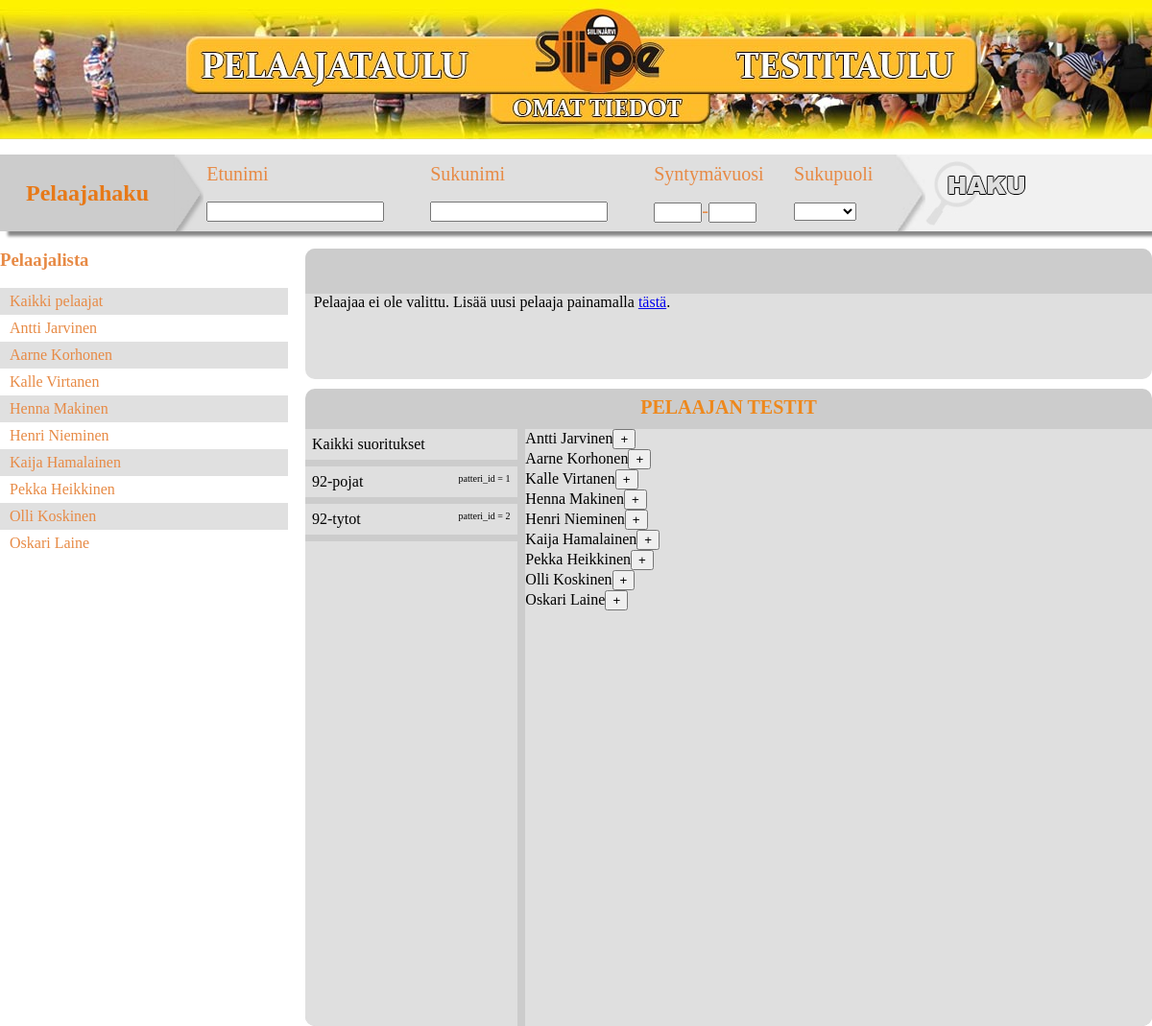
Page /pelaajataulu.php on the committed database.
### tables this page shows
CREATE TABLE `Pelaaja` (
  `pelaaja_id` INTEGER NOT NULL AUTO_INCREMENT, 
  `etunimi` VARCHAR(255) NOT NULL,
  `sukunimi` VARCHAR(255) NOT NULL,
  `syntymapaiva` DATE NOT NULL,
  `sukupuoli` VARCHAR(255) NOT NULL,
  `puhnro` VARCHAR(255) NOT NULL, 
  `email` VARCHAR(255) NOT NULL, 
  PRIMARY KEY (`pelaaja_id`)
);

CREATE TABLE `Testipatteri` (
  `patteri_id` INTEGER NOT NULL AUTO_INCREMENT, 
  `nimi` VARCHAR(255) NOT NULL,
  `pvm` DATETIME NOT NULL, 
  `kayttaja_id` INTEGER NOT NULL,
  PRIMARY KEY (`patteri_id`), 
  INDEX (`kayttaja_id`),
  UNIQUE (`patteri_id`)
);

### sisalto.php (the view, shortened to what this page needs)
<?php
if(!empty($_GET['pelaaja_id'])){
	$kysely2="SELECT PELAAJA_ID, ETUNIMI, SUKUNIMI, SYNTYMAPAIVA, SUKUPUOLI, PUHNRO, EMAIL FROM pelaaja WHERE PELAAJA_ID = ". $_GET['pelaaja_id'] ." ";
	$tulos2 = mysql_query($kysely2);
	$rivi2 = mysql_fetch_array($tulos2);
	list($vv, $kk, $pp) = explode('-', $rivi2['SYNTYMAPAIVA']);
	$syntymapaiva = $pp . '.' . $kk . '.' . $vv;
	echo '
	<div id="pelaajan_tiedot-testit">
		<div id="pelaajan_tiedot">
			<h4>PELAAJAN TIEDOT</h4>
			<table>
				<tr>
					<td>Etunimi</td>
					<td>Sukunimi</td>
					<td>Syntymäpäivä</td>
					<td>Sukupuoli</td>
					<td>Puhelinnumero</td>
					<td>Sähköposti</td>
				</tr>
				<tr>
					<td>' .$rivi2['ETUNIMI']. '</td>
					<td>' .$rivi2['SUKUNIMI']. '</td>
					<td>' .$syntymapaiva. '</td>
					<td>' .$rivi2['SUKUPUOLI'] .'</td>
					<td>' .$rivi2['PUHNRO']. '</td>
					<td>' .$rivi2['EMAIL']. '</td>
					<form method="post" action="">
					<td><input class="muokkaaTietoja" type="submit" name="pelaajan_tiedot_muokkaa"></td>
					</form>
				</tr>
			</table>
		</div>
	';
	echo '
		<div id="pelaajan_testit">
			<h4>PELAAJAN TESTIT</h4>
			<div id="pelaajan_testit_ikaryhmat">
				<ul>
					<li onclick="window.location.replace(\'pelaajataulu.php?pelaaja_id=' . $_GET['pelaaja_id'] . '&kp=kp\');">Kaikki suoritukset</li>';
		$kysely3="SELECT PATTERI_ID, NIMI
		FROM testipatteri
		WHERE testipatteri.patteri_id in
		      (SELECT patteri_id
		       FROM suoritus join
		            pelaaja
		            on pelaaja.pelaaja_id = suoritus.pelaaja_id
		       WHERE suoritus.pelaaja_id = ". $_GET['pelaaja_id'] ."
		      )
		";
		$tulos3 = mysql_query($kysely3);
		while($rivi3 = mysql_fetch_array($tulos3)){
			if (!empty($_GET['patteri_id'])) {
				if ($_GET['patteri_id'] == $rivi3['PATTERI_ID']) {
					echo '<li class="valittuPatteri" onclick="nayta_patteri(event);" id="pelaaja_id='. $_GET['pelaaja_id'] .'&patteri_id=' .$rivi3['PATTERI_ID']. '" >' .$rivi3['NIMI']. '
					<span style="display:inline;font-size:10px;padding-left: 5%; float:right"> patteri_id =   '. $rivi3['PATTERI_ID'] .'</span></li>';
				}
				else{
					echo '<li onclick="nayta_patteri(event);" id="pelaaja_id='. $_GET['pelaaja_id'] .'&patteri_id=' .$rivi3['PATTERI_ID']. '" >' .$rivi3['NIMI']. '
					<span style="display:inline;font-size:10px;padding-left: 5%; float:right"> patteri_id =   '. $rivi3['PATTERI_ID'] .'</span></li>';
				}
			}
			else{
				echo '<li onclick="nayta_patteri(event);" id="pelaaja_id='. $_GET['pelaaja_id'] .'&patteri_id=' .$rivi3['PATTERI_ID']. '" >' .$rivi3['NIMI']. '
				<span style="display:inline;font-size:10px;padding-left: 5%; float:right"> patteri_id =   '. $rivi3['PATTERI_ID'] .'</span></li>';
			}
		}
		echo '
					</ul>
					<div id="pelaajan_testit_ikaryhmat_footer">
					</div>
				</div>
				<div id="pelaajan_testit_tulokset">
					<table>';
	if(!empty($_GET['pelaaja_id']) && (!empty($_GET['patteri_id']) || !empty($_GET['kp']) )) {
		if (!empty($_GET['kp'])) {
			$kysely4="SELECT testi.testi_id as testi_id, testi.nimi as nimi, testi.mittayksikko as mittayksikko
			FROM testi
			WHERE testi.testi_id in
			      (SELECT testi_id
			       FROM suoritus join
			            testipatteri
			            on testipatteri.patteri_id = suoritus.patteri_id
			       WHERE suoritus.pelaaja_id= ". $_GET['pelaaja_id'] ."
			      )
			";
			$kysely4a="SELECT tulos, pvm, patteri_id
			FROM suoritus join
			testi
			on testi.testi_id = suoritus.testi_id
			WHERE suoritus.pelaaja_id = ". $_GET['pelaaja_id'] ."
			";
			$tulos4 = mysql_query($kysely4);
			$tulos4a = mysql_query($kysely4a);
			while($rivi4 = mysql_fetch_array($tulos4)){
				$rivi4a = mysql_fetch_array($tulos4a);
				list($vv, $kk, $pp) = explode('-', $rivi4a['pvm']);
				$suorituspvm = $pp . '.' . $kk . '.' . $vv;
				echo '	<p style="color:rgb(231, 138, 69); display:inline; padding-right:5%">'. $rivi4['nimi'] .'</p>
						<p style="display:inline;padding-right:1%">'. $rivi4a['tulos'] .'</p>
						<p style="display:inline;padding-right:5%">'. $rivi4['mittayksikko'] .'</p>
						<p style="display:inline;">'. $rivi4a['pvm'] .'</p>
						<span style="display:inline;font-size:10px;padding-left: 5%"> patteri_id =   '. $rivi4a['patteri_id'] .'</span><br>';
			}
		}
		else{
			$kysely4="SELECT testi_id, nimi, mittayksikko
			FROM testi
			WHERE testi.testi_id in
			      (SELECT testi_id
			       FROM suoritus join
			            testipatteri
			            on testipatteri.patteri_id = suoritus.patteri_id
			       WHERE testipatteri.patteri_id = ". $_GET['patteri_id'] ." AND suoritus.pelaaja_id= ". $_GET['pelaaja_id'] ."
			      )
			";
			$kysely4a="SELECT tulos, pvm, patteri_id
			FROM suoritus join
			testi
			on testi.testi_id = suoritus.testi_id
			WHERE suoritus.pelaaja_id = ". $_GET['pelaaja_id'] ." AND suoritus.patteri_id = ". $_GET['patteri_id'] ."
			";
			$tulos4 = mysql_query($kysely4);
			$tulos4a = mysql_query($kysely4a);
			while($rivi4 = mysql_fetch_array($tulos4)){
				$rivi4a = mysql_fetch_array($tulos4a);
				echo '<p style="color:rgb(231, 138, 69); display:inline; padding-right:5%">'. $rivi4['nimi'] .'</p>
					<p style="display:inline;padding-right:1%">'. $rivi4a['tulos'] .'</p>
					<p style="display:inline;padding-right:5%">'. $rivi4['mittayksikko'] .'</p>
					<p style="display:inline">'. $rivi4a['pvm'] .'</p>
					<span style="display:inline; font-size:10px; padding-left:5%"> patteri_id =		'. $rivi4a['patteri_id'] .'</span><br>';
			}
		}
	}
		echo '
					</table>
				</div>
			</div>
		</div>
	</div>
	';
}
else{
	echo '
	<div id="pelaajan_tiedot-testit">
		<div id="pelaajan_tiedot">
			<h4></h4>
			<p style="padding:0;margin:0% 0% 0% 1%">Pelaajaa ei ole valittu. Lisää uusi pelaaja painamalla <a href="uusipelaaja.php">tästä</a>.</p>
		</div>
	';
	echo '
		<div id="pelaajan_testit">
			<h4>PELAAJAN TESTIT</h4>
			<div id="pelaajan_testit_ikaryhmat">
				<ul>
				<li onclick="window.location.replace(\'pelaajataulu.php?kp=kp\');">Kaikki suoritukset</li>';
	$kysely3="SELECT PATTERI_ID, NIMI FROM testipatteri;";
	$tulos3 = mysql_query($kysely3);
	while($rivi3 = mysql_fetch_array($tulos3)){
			if (!empty($_GET['patteri_id'])) {
				if ($_GET['patteri_id'] == $rivi3['PATTERI_ID']) {
					echo '<li class="valittuPatteri" onclick="nayta_patteri(event);" id="patteri_id=' .$rivi3['PATTERI_ID']. '" >' .$rivi3['NIMI']. '
					<span style="display:inline;font-size:10px;padding-left: 5%; float:right"> patteri_id =   '. $rivi3['PATTERI_ID'] .'</span></li>';
				}
				else{
					echo '<li onclick="nayta_patteri(event);" id="patteri_id=' .$rivi3['PATTERI_ID']. '" >' .$rivi3['NIMI']. '
					<span style="display:inline;font-size:10px;padding-left: 5%; float:right"> patteri_id =   '. $rivi3['PATTERI_ID'] .'</span></li>';
				}
			}
			else{
				echo '<li onclick="nayta_patteri(event);" id="patteri_id=' .$rivi3['PATTERI_ID']. '" >' .$rivi3['NIMI']. '
				<span style="display:inline;font-size:10px;padding-left: 5%; float:right"> patteri_id =   '. $rivi3['PATTERI_ID'] .'</span></li>';
			}
		}
	echo '
				</ul>
				<div id="pelaajan_testit_ikaryhmat_footer">
				</div>
			</div>
			<div id="pelaajan_testit_tulokset">
	';
	if (!empty($_GET['patteri_id'])) {
		$kysely4="SELECT suoritus.pelaaja_id as pelaaja_id, suoritus.tulos as tulos, suoritus.pvm as pvm, suoritus.patteri_id as patteri_id, testi.mittayksikko as mittayksikko, testi.nimi as nimi FROM suoritus join testi on testi.testi_id = suoritus.testi_id WHERE suoritus.patteri_id = ". $_GET['patteri_id'] ." ORDER BY pelaaja_id";
		$kysely4a="SELECT pelaaja.pelaaja_id as pelaaja_id, CONCAT(pelaaja.etunimi, ' ', pelaaja.sukunimi) AS pelaaja FROM pelaaja join suoritus on suoritus.pelaaja_id = pelaaja.pelaaja_id WHERE suoritus.patteri_id = ". $_GET['patteri_id'] ." GROUP BY pelaaja_id ORDER BY pelaaja_id";
	}
	else{
		$kysely4="SELECT suoritus.pelaaja_id as pelaaja_id, suoritus.tulos as tulos, suoritus.pvm as pvm,  suoritus.patteri_id as patteri_id, testi.mittayksikko as mittayksikko, testi.nimi as nimi FROM suoritus join testi on testi.testi_id = suoritus.testi_id ORDER BY pelaaja_id";
		$kysely4a="SELECT pelaaja_id, CONCAT(etunimi, ' ', sukunimi) AS pelaaja FROM pelaaja ORDER BY pelaaja_id";
	}
	$tulos4 = mysql_query($kysely4);
	$rivi4 = mysql_fetch_array($tulos4);
	$tulos4a = mysql_query($kysely4a);
	while($rivi4a = mysql_fetch_array($tulos4a)){
		if ($rivi4['pelaaja_id'] == $rivi4a['pelaaja_id']) {
			echo '<div class="pelaaja">
				<p style="display:inline">'. $rivi4a['pelaaja'] .'</p><input id="'. $rivi4a['pelaaja_id'] .'" onclick="nayta_suoritukset(event)" type="button" value="+">
				<div class="pelaaja_suoritukset" id="suoritukset_'. $rivi4a['pelaaja_id'] .'">';
		}
		else{
			echo '<div class="pelaaja">
				<p style="display:inline">'. $rivi4a['pelaaja'] .'</p><input id="'. $rivi4a['pelaaja_id'] .'" onclick="nayta_suoritukset(event)" type="button" value="+">
				<div class="pelaaja_suoritukset" id="suoritukset_'. $rivi4a['pelaaja_id'] .'">';
		}
		while ($rivi4['pelaaja_id'] == $rivi4a['pelaaja_id']) {
			$rivi4 = mysql_fetch_array($tulos4);
		}
		echo '
				</div>
				</div>';
	}
}
?>

### pelaajataulu.php (shortened to what this page needs)
<?php
	echo '
<!DOCTYPE>
<html>
<head>
	<title>Pelaajataulu</title>
	<meta charset="UTF-8" />
	<link rel="stylesheet" type="text/css" href="css/style.css" />
</head>
<body>
	<canvas id="banner"></canvas>
<div id="pelaajataulu">';
echo '
	<div class="hakupalkki">
		<form name="form_haku_pelaaja" id="form_haku1" method="post" action="">
			<div class="hakupalkki_h2">
				<h2>Pelaajahaku</h2>
			</div>
			<img class="nuoli" alt="nuoli1" src="Palat/nuoli1.jpg">
			<div class="hakupalkki_table">
				<table>
					<tr>
						<td>Etunimi</td>
						<td>Sukunimi</td>
						<td>Syntymävuosi</td>
						<td>Sukupuoli</td>
					</tr>
					<tr>
						<td><input type="text" name="pelaajahaku_etunimi"></td>
						<td><input type="text" name="pelaajahaku_sukunimi"></td>
						<td><input class="shortInput" type="text" name="pelaajahaku_syntymavuosi1">-<input class="shortInput" type="text" name="pelaajahaku_syntymavuosi2"></td>
						<td><select name="pelaajahaku_sukupuoli">
							<option value="" selected="selected"></option>
							<option value="Mies">Mies</option>
							<option value="Nainen">Nainen</option>
						</select></td>
					</tr>
				</table>
			</div>
			<img class="nuoli" alt="nuoli2" src="Palat/nuoli2.jpg">
			<div class="hakupainike">
				<input type="submit" name="haku" value="Hae">
			</div>
		</form>
	</div>';
if(isset($_POST['haku']) ){
	$kysely="SELECT PELAAJA_ID, ETUNIMI, SUKUNIMI, SYNTYMAPAIVA, SUKUPUOLI, CONCAT(ETUNIMI, ' ', SUKUNIMI) AS NIMI FROM pelaaja";
	$etunimi = "'%" . $_POST['pelaajahaku_etunimi'] . "%'";
	$sukunimi = "'%" . $_POST['pelaajahaku_sukunimi'] . "%'";
	$x = 0;
	if (!empty($_POST['pelaajahaku_etunimi']) || !empty($_POST['pelaajahaku_sukunimi']) || !empty($_POST['pelaajahaku_sukupuoli']) || !empty($_POST['pelaajahaku_syntymavuosi1']) || !empty($_POST['pelaajahaku_syntymavuosi1']) ) {
		$kysely = $kysely . " WHERE";
		if (!empty($_POST['pelaajahaku_sukunimi'])) {
			$kysely = $kysely . " SUKUNIMI LIKE $sukunimi AND";
			$x = 1;
		}
		if (!empty($_POST['pelaajahaku_etunimi']) ) {
			$kysely = $kysely . " ETUNIMI LIKE $etunimi AND";
			$x = 1;
		}
		if (!empty($_POST['pelaajahaku_sukupuoli'])) {
			$sukupuoli = "'" . $_POST['pelaajahaku_sukupuoli'] . "'";
			$kysely = $kysely .
			" SUKUPUOLI = $sukupuoli AND";
			$x = 1;
		}
		if (!empty($_POST['pelaajahaku_syntymavuosi1']) && !empty($_POST['pelaajahaku_syntymavuosi2'])) {
			$syntymavuosi1 = "'" . $_POST['pelaajahaku_syntymavuosi1'] . "-01" . "-01'";
			$syntymavuosi2 = "'" . $_POST['pelaajahaku_syntymavuosi2'] . "-12" . "-31'";
			$kysely = $kysely .
			" SYNTYMAPAIVA >= $syntymavuosi1 AND SYNTYMAPAIVA <= $syntymavuosi2 AND";
			$x = 1;
		}
		else if(!empty($_POST['pelaajahaku_syntymavuosi1'])){
			$syntymavuosi1 = "'" . $_POST['pelaajahaku_syntymavuosi1'] . "-01" . "-01'";
			$kysely = $kysely .
			" SYNTYMAPAIVA >= $syntymavuosi1 AND";
			$x = 1;
		}
		else if(!empty($_POST['pelaajahaku_syntymavuosi2'])) {
			$syntymavuosi2 = "'" . $_POST['pelaajahaku_syntymavuosi2'] . "-12" . "-31'";
			$kysely = $kysely .
			" SYNTYMAPAIVA <=  $syntymavuosi2 AND";
			$x = 1;
		}
		if ($x = 1) {
			$kysely = substr($kysely, 0, -4);
		}
	}
}
else{
		$kysely="SELECT PELAAJA_ID, ETUNIMI, SUKUNIMI, CONCAT(ETUNIMI, ' ', SUKUNIMI) AS NIMI FROM pelaaja";
	}
$tulos = mysql_query($kysely);
echo '
<div class="row">
	<div class="listaus">
	<h3>Pelaajalista</h3>
		<ul>
			<li id="" onclick="nayta_pelaaja(event);">Kaikki pelaajat</li> ';
if (mysql_num_rows($tulos) > 1){
	while($rivi = mysql_fetch_array($tulos)){
		if (!empty($_GET['pelaaja_id'])) {
			if ($_GET['pelaaja_id'] == $rivi['PELAAJA_ID']) {
				echo '<li class="valittuPelaaja" id="pelaaja_id=' .$rivi['PELAAJA_ID']. '" onclick="nayta_pelaaja(event);">' .$rivi['NIMI']. '</li>';
			}
			else{
				echo '<li id="pelaaja_id=' .$rivi['PELAAJA_ID']. '" onclick="nayta_pelaaja(event);">' .$rivi['NIMI']. '</li>';
			}
		}
		else{
			echo '<li id="pelaaja_id=' .$rivi['PELAAJA_ID']. '" onclick="nayta_pelaaja(event);">' .$rivi['NIMI']. '</li>';
		}
	}
}
echo '	</ul>
	</div>';
include('sisalto.php');
?>
<script>
Canvas = document.getElementById('banner');
Context = Canvas.getContext('2d');
var Banner = new Image();
Banner.src = "img/banner2.jpg";
Canvas.onclick = function(event){
	var x = event.offsetX;
	var y = event.offsetY;
	if(x > 200 && x < 500 && y > 38 &&  y < 95){
		window.location.replace("pelaajataulu.php");
	}
	if(x > 765  && x < 1018 && y < 85 && y > 38 ){
		window.location.replace("testitaulu.php");
	}
	if(x > 512  && x < 740 && y < 125 && y > 96 ){
		window.location.replace("omattiedot.php");
	}
}
</script>
</body>
</html>

### rows in the picture
pelaaja: NIMI "Antti Jarvinen", pelaaja "Antti Jarvinen"
pelaaja: NIMI "Aarne Korhonen", pelaaja "Aarne Korhonen"
pelaaja: NIMI "Kalle Virtanen", pelaaja "Kalle Virtanen"
pelaaja: NIMI "Henna Makinen", pelaaja "Henna Makinen"
pelaaja: NIMI "Henri Nieminen", pelaaja "Henri Nieminen"
pelaaja: NIMI "Kaija Hamalainen", pelaaja "Kaija Hamalainen"
pelaaja: NIMI "Pekka Heikkinen", pelaaja "Pekka Heikkinen"
pelaaja: NIMI "Olli Koskinen", pelaaja "Olli Koskinen"
pelaaja: NIMI "Oskari Laine", pelaaja "Oskari Laine"
testipatteri: nimi "92-pojat", patteri_id "1"
testipatteri: nimi "92-tytot", patteri_id "2"
